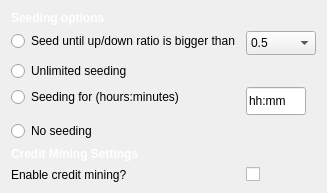
            <widget class="QWidget" name="settings_seeding_tab">
             <layout class="QFormLayout" name="formLayout">
              <property name="fieldGrowthPolicy">
               <enum>QFormLayout::ExpandingFieldsGrow</enum>
              </property>
              <property name="labelAlignment">
               <set>Qt::AlignLeading|Qt::AlignLeft|Qt::AlignTop</set>
              </property>
              <property name="formAlignment">
               <set>Qt::AlignLeading|Qt::AlignLeft|Qt::AlignTop</set>
              </property>
              <item row="0" column="0">
               <widget class="QLabel" name="tribler_profile_header_label">
                <property name="styleSheet">
                 <string notr="true">font-weight: bold;
color: white;</string>
                </property>
                <property name="text">
                 <string>Seeding options</string>
                </property>
               </widget>
              </item>
              <item row="4" column="1">
               <widget class="QLineEdit" name="seeding_time_input">
                <property name="sizePolicy">
                 <sizepolicy hsizetype="Fixed" vsizetype="Fixed">
                  <horstretch>0</horstretch>
                  <verstretch>0</verstretch>
                 </sizepolicy>
                </property>
                <property name="minimumSize">
                 <size>
                  <width>60</width>
                  <height>28</height>
                 </size>
                </property>
                <property name="maximumSize">
                 <size>
                  <width>60</width>
                  <height>28</height>
                 </size>
                </property>
                <property name="styleSheet">
                 <string notr="true"/>
                </property>
                <property name="text">
                 <string>hh:mm</string>
                </property>
               </widget>
              </item>
              <item row="2" column="1">
               <widget class="QComboBox" name="seeding_ratio_combobox">
                <property name="sizePolicy">
                 <sizepolicy hsizetype="Fixed" vsizetype="Fixed">
                  <horstretch>0</horstretch>
                  <verstretch>0</verstretch>
                 </sizepolicy>
                </property>
                <property name="minimumSize">
                 <size>
                  <width>70</width>
                  <height>24</height>
                 </size>
                </property>
                <property name="maximumSize">
                 <size>
                  <width>70</width>
                  <height>24</height>
                 </size>
                </property>
                <item>
                 <property name="text">
                  <string>0.5</string>
                 </property>
                </item>
                <item>
                 <property name="text">
                  <string>0.75</string>
                 </property>
                </item>
                <item>
                 <property name="text">
                  <string>1.0</string>
                 </property>
                </item>
                <item>
                 <property name="text">
                  <string>1.5</string>
                 </property>
                </item>
                <item>
                 <property name="text">
                  <string>2.0</string>
                 </property>
                </item>
                <item>
                 <property name="text">
                  <string>3.0</string>
                 </property>
                </item>
                <item>
                 <property name="text">
                  <string>5.0</string>
                 </property>
                </item>
               </widget>
              </item>
              <item row="5" column="0">
               <widget class="QRadioButton" name="seeding_never_radio">
                <property name="styleSheet">
                 <string notr="true"/>
                </property>
                <property name="text">
                 <string>No seeding</string>
                </property>
               </widget>
              </item>
              <item row="4" column="0">
               <widget class="QRadioButton" name="seeding_time_radio">
                <property name="styleSheet">
                 <string notr="true"/>
                </property>
                <property name="text">
                 <string>Seeding for (hours:minutes)</string>
                </property>
               </widget>
              </item>
              <item row="3" column="0">
               <widget class="QRadioButton" name="seeding_forever_radio">
                <property name="styleSheet">
                 <string notr="true"/>
                </property>
                <property name="text">
                 <string>Unlimited seeding</string>
                </property>
               </widget>
              </item>
              <item row="2" column="0">
               <widget class="QRadioButton" name="seeding_ratio_radio">
                <property name="styleSheet">
                 <string notr="true"/>
                </property>
                <property name="text">
                 <string>Seed until up/down ratio is bigger than</string>
                </property>
               </widget>
              </item>
              <item row="6" column="0">
               <widget class="QLabel" name="credit_mining_settings_header">
                <property name="styleSheet">
                 <string notr="true">font-weight: bold;
color: white;</string>
                </property>
                <property name="text">
                 <string>Credit Mining Settings</string>
                </property>
               </widget>
              </item>
              <item row="7" column="0">
               <widget class="QLabel" name="label_65">
                <property name="text">
                 <string>Enable credit mining?</string>
                </property>
               </widget>
              </item>
              <item row="7" column="1">
               <widget class="QCheckBox" name="credit_mining_checkbox">
                <property name="text">
                 <string/>
                </property>
               </widget>
              </item>
             </layout>
            </widget>
